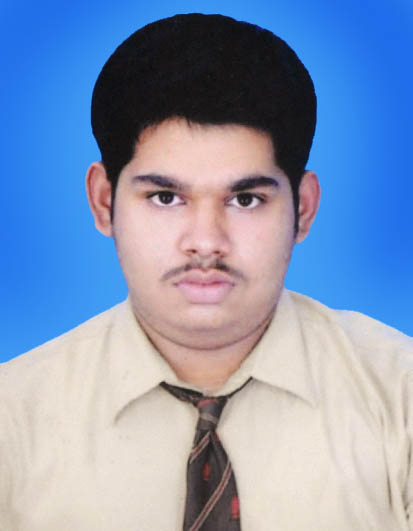
//> input picture OpenCV/build/img.jpg, 413 x 531 px
$ ./vignette build/img.jpg   (built with g++ and OpenCV 4)
//> lines starting //> are read from the running program, lines starting //| are printed output that depends on the picture; after the words box and inside, x2 and y2 are one past the last pixel; in counts of white or black regions, pixels touching at a corner belong together
#include <iostream>
#include <string>
#include <vector>
#include <opencv2/core/core.hpp>
#include <opencv2/highgui/highgui.hpp>
#include <opencv2/imgproc/imgproc.hpp>

int main (int argc, char** argv) {
	const char* keys = {
		"{help h usage | | Help text}"
		"{@image | | Image for applying Vignette}"
	};
	cv::CommandLineParser parser (argc, argv, keys);
	if (parser.has("help")) {
		parser.printMessage();
		return 0;
	}
	std::string image_file = parser.get<std::string>(0);
	cv::Mat image = cv::imread(image_file);
//> image is the input picture: 531 rows x 413 cols, CV_8UC3; mean B, G, R 182.8, 151.6, 134
	int radius = std::min(image.rows, image.cols) / 2;
//> radius = 206
	cv::Mat mask(cv::Size(image.cols, image.rows), CV_32FC3, cv::Scalar(0.3,0.3,0.3));
	cv::circle(mask, cv::Point(image.cols/2, image.rows/2), radius, cv::Scalar(1,1,1), -1);
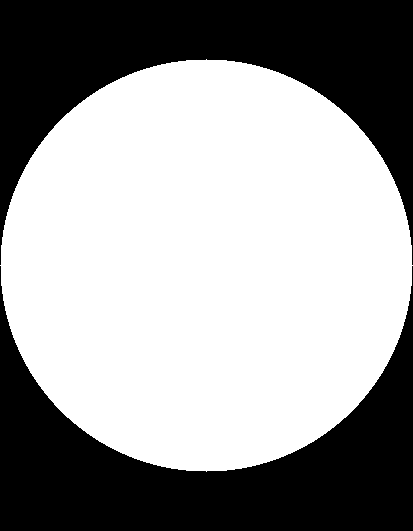
//> mask: 531 rows x 413 cols, CV_32FC3; values 0.3 (black) and 1 (white), 60.8% white; 2 black regions, box (x1, y1, x2, y2) and area: (0, 0, 413, 265) 43001, (0, 266, 413, 531) 43001
	cv::blur(mask, mask, cv::Size(radius*0.7,radius*0.7));
	cv::Mat img_float;
	image.convertTo(img_float, CV_32FC3);
	cv::multiply(img_float, mask, img_float);
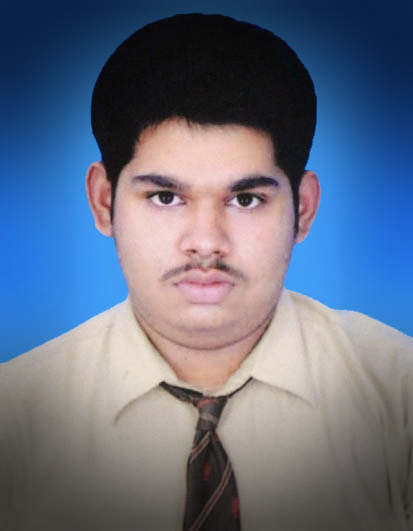
//> img_float: 531 rows x 413 cols, CV_32FC3; mean B, G, R 130.6, 109.9, 99.9
	img_float.convertTo(image, CV_8UC3);
	cv::imshow("Vignette", image);
	cv::imwrite("vignette.jpg", image);
	cv::waitKey(0);
	return 0;
}
